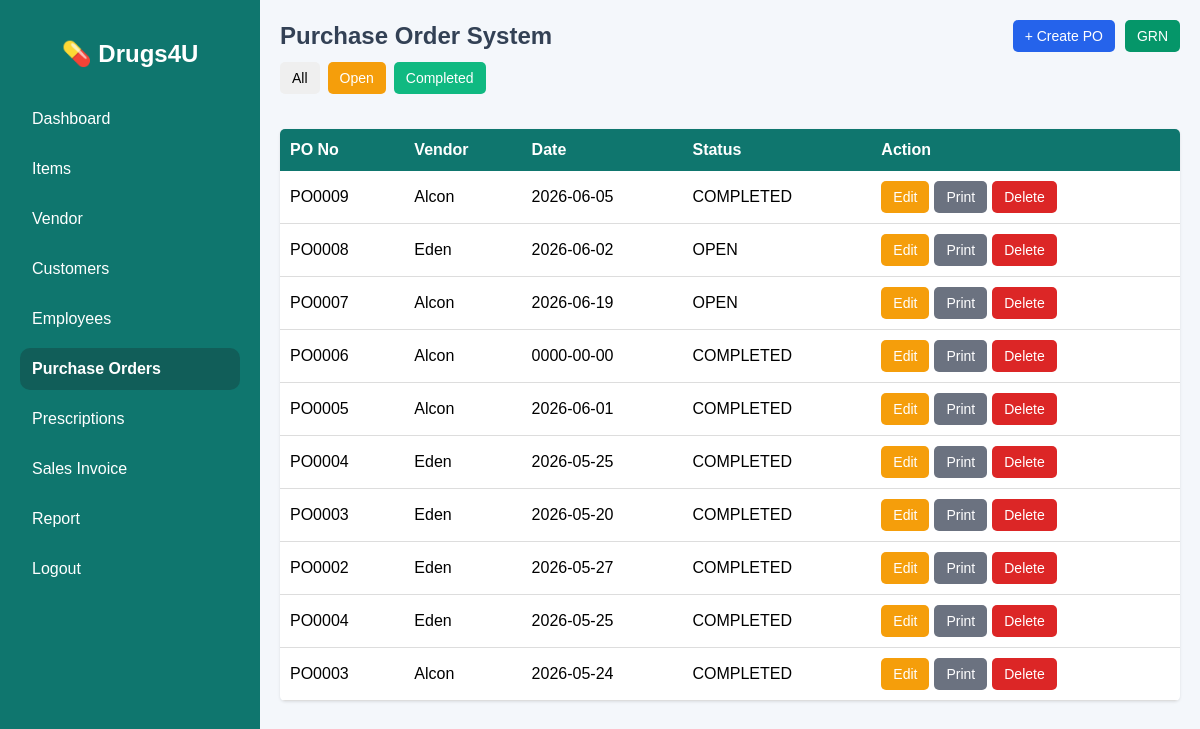
The app's page /purchase_order.php, older data.
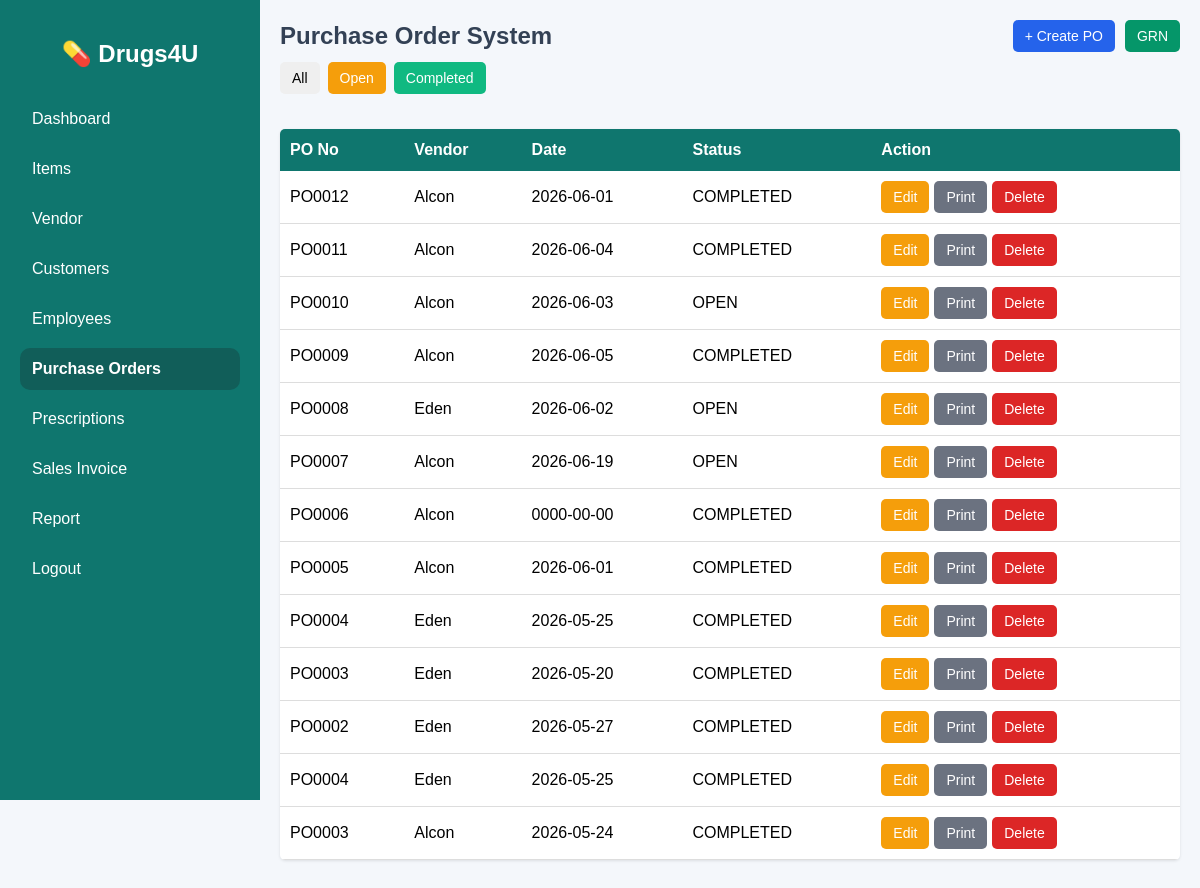
The same page, newer data.
### tables this page shows
CREATE TABLE `purchase_order` (
  `po_id` int(11) NOT NULL,
  `po_no` varchar(20) DEFAULT NULL,
  `vendor_id` varchar(20) DEFAULT NULL,
  `vendor_name` varchar(150) DEFAULT NULL,
  `po_date` date DEFAULT NULL,
  `created_at` timestamp NOT NULL DEFAULT current_timestamp(),
  `status` varchar(20) DEFAULT NULL
);

### purchase_order.php (the view, shortened to what this page needs)
<?php
include 'connection.php';
function runQuery($conn, $sql){
    $result = mysqli_query($conn, $sql);
    return $result;
}
$status = strtoupper($_GET['status'] ?? 'ALL');
if($status == 'OPEN'){
    $po_list = runQuery($conn,"
        SELECT *
        FROM purchase_order
        WHERE UPPER(status)='OPEN'
        ORDER BY po_id DESC
    ");
}
else{
    $po_list = runQuery($conn,"
        SELECT *
        FROM purchase_order
        ORDER BY po_id DESC
    ");
}
?>
<!DOCTYPE html>
<html lang="en">
<head>
</head>
<body>
<div class="wrapper">
    <div class="sidebar">
        <h2>💊 Drugs4U</h2>
        <a href="dashboard.php">Dashboard</a>
        <a href="item.php">Items</a>
	    <a href="vendor.php">Vendor</a>
        <a href="customer_list.php">Customers</a>
        <a href="employee_reg.php">Employees</a>
        <a href="purchase_order.php" class="active">Purchase Orders</a>
        <a href="prescription_list.php">Prescriptions</a>
	    <a href="sales_invoice.php">Sales Invoice</a>
        <a href="report.php">Report</a>
        <a href="login.php">Logout</a>
    </div>
    <div class="main-content">
<div class="top-bar">
    <h2>Purchase Order System</h2>
    <div class="action-buttons">
        <button class="po-btn" onclick="openPO()">+ Create PO</button>
        <button class="grn-btn" onclick="openGRN()">GRN</button>
    </div>
</div>
<div class="filter-bar">
    <a href="?status=ALL"><button>All</button></a>
    <a href="?status=OPEN"><button style="background:#f59e0b;color:#fff;">Open</button></a>
    <a href="?status=COMPLETED"><button style="background:#10b981;color:#fff;">Completed</button></a>
</div>
<div class="container">
    <div class="table-responsive">
        <table>
            <tr>
                <th>PO No</th>
                <th>Vendor</th>
                <th>Date</th>
                <th>Status</th>
                <th>Action</th>
            </tr>
            <?php while($po=mysqli_fetch_assoc($po_list)){ ?>
            <tr>
                <td><?= $po['po_no'] ?></td>
                <td><?= $po['vendor_name'] ?></td>
                <td><?= $po['po_date'] ?></td>
                <td><?= $po['status'] ?></td>
                <td>
                    <div class="action-cell">
                        <a href="?edit_po=<?= $po['po_no'] ?>"><button class="edit-btn">Edit</button></a>
                        <a href="print_po.php?po_no=<?= urlencode($po['po_no']) ?>" target="_blank"><button class="print-btn" type="button">Print</button></a>
                        <a href="?delete_po=<?= $po['po_no'] ?>" onclick="return confirm('Delete PO?')"><button class="del-btn">Delete</button></a>
                    </div>
                </td>
            </tr>
            <?php } ?>
        </table>
    </div>
</div>
</div>
</div>
</body>
</html>

### purchase_order.php (style rules this page uses)
body { font-family: Arial, sans-serif; background: #f4f7fb; margin: 0; }
.sidebar a.active { background: #115e59; font-weight: bold; }
.wrapper { display: flex; flex-direction: row; }
.sidebar { width: 260px; background: #0f766e; color: #fff; height: 100vh; position: fixed; padding: 20px; box-sizing: border-box; overflow-y: auto; z-index: 100; }
.sidebar h2 { text-align: center; margin-bottom: 30px; }
.sidebar a { display: block; color: #fff; text-decoration: none; padding: 12px; margin-bottom: 8px; border-radius: 10px; }
.main-content { margin-left: 260px; width: calc(100% - 260px); box-sizing: border-box; }
.container { padding: 20px; }
.top-bar { padding: 20px 20px 5px 20px; display: flex; flex-wrap: wrap; justify-content: space-between; align-items: center; gap: 15px; }
.top-bar h2 { margin: 0; color: #334155; }
.action-buttons { display: flex; gap: 10px; }
.filter-bar { padding: 5px 20px 15px 20px; display: flex; flex-wrap: wrap; gap: 8px; }
button { padding: 8px 12px; border: none; border-radius: 5px; cursor: pointer; font-size: 14px; }
.po-btn { background:#2563eb;color:#fff; }
.grn-btn { background:#059669;color:#fff; }
.edit-btn { background:#f59e0b;color:#fff; }
.del-btn { background:#dc2626;color:#fff; }
.print-btn { background:#6b7280;color:#fff; }
.table-responsive { width: 100%; overflow-x: auto; background: #fff; border-radius: 5px; box-shadow: 0 1px 3px rgba(0,0,0,0.1); margin-bottom: 20px; }
table { width: 100%; border-collapse: collapse; min-width: 600px; }
th { background: #0f766e; color: #fff; padding: 12px 10px; text-align: left; }
td { padding: 10px; border-bottom: 1px solid #ddd; }
.action-cell { display: flex; gap: 5px; flex-wrap: wrap; }

Row changes from the older to the newer data that the page shows:
added purchase_order: po_no "PO0012", vendor_name "Alcon", po_date "2026-06-01", status "COMPLETED"
added purchase_order: po_no "PO0011", vendor_name "Alcon", po_date "2026-06-04", status "COMPLETED"
added purchase_order: po_no "PO0010", vendor_name "Alcon", po_date "2026-06-03", status "OPEN"
